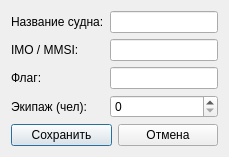
<?xml version="1.0" encoding="UTF-8"?>
<ui version="4.0">
 <class>VesselCrewEditForm</class>
 <widget class="QDialog" name="VesselCrewEditForm">
  <property name="windowTitle">
   <string>Сведения о судне и экипаже</string>
  </property>
  <layout class="QVBoxLayout" name="mainLayout">
   <item>
    <layout class="QFormLayout" name="formLayout">
     <item row="0" column="0">
      <widget class="QLabel" name="labelVesselName">
       <property name="text"><string>Название судна:</string></property>
      </widget>
     </item>
     <item row="0" column="1">
      <widget class="QLineEdit" name="vesselName"/>
     </item>
     <item row="1" column="0">
      <widget class="QLabel" name="labelIMO">
       <property name="text"><string>IMO / MMSI:</string></property>
      </widget>
     </item>
     <item row="1" column="1">
      <widget class="QLineEdit" name="imoMmsi"/>
     </item>
     <item row="2" column="0">
      <widget class="QLabel" name="labelFlag">
       <property name="text"><string>Флаг:</string></property>
      </widget>
     </item>
     <item row="2" column="1">
      <widget class="QLineEdit" name="flag"/>
     </item>
     <item row="3" column="0">
      <widget class="QLabel" name="labelCrewCount">
       <property name="text"><string>Экипаж (чел):</string></property>
      </widget>
     </item>
     <item row="3" column="1">
      <widget class="QSpinBox" name="crewCount"/>
     </item>
    </layout>
   </item>
   <item>
    <layout class="QHBoxLayout" name="buttonsLayout">
     <item>
      <widget class="QPushButton" name="buttonSave">
       <property name="text"><string>Сохранить</string></property>
      </widget>
     </item>
     <item>
      <widget class="QPushButton" name="buttonCancel">
       <property name="text"><string>Отмена</string></property>
      </widget>
     </item>
    </layout>
   </item>
  </layout>
 </widget>
 <resources/>
 <connections/>
</ui>
